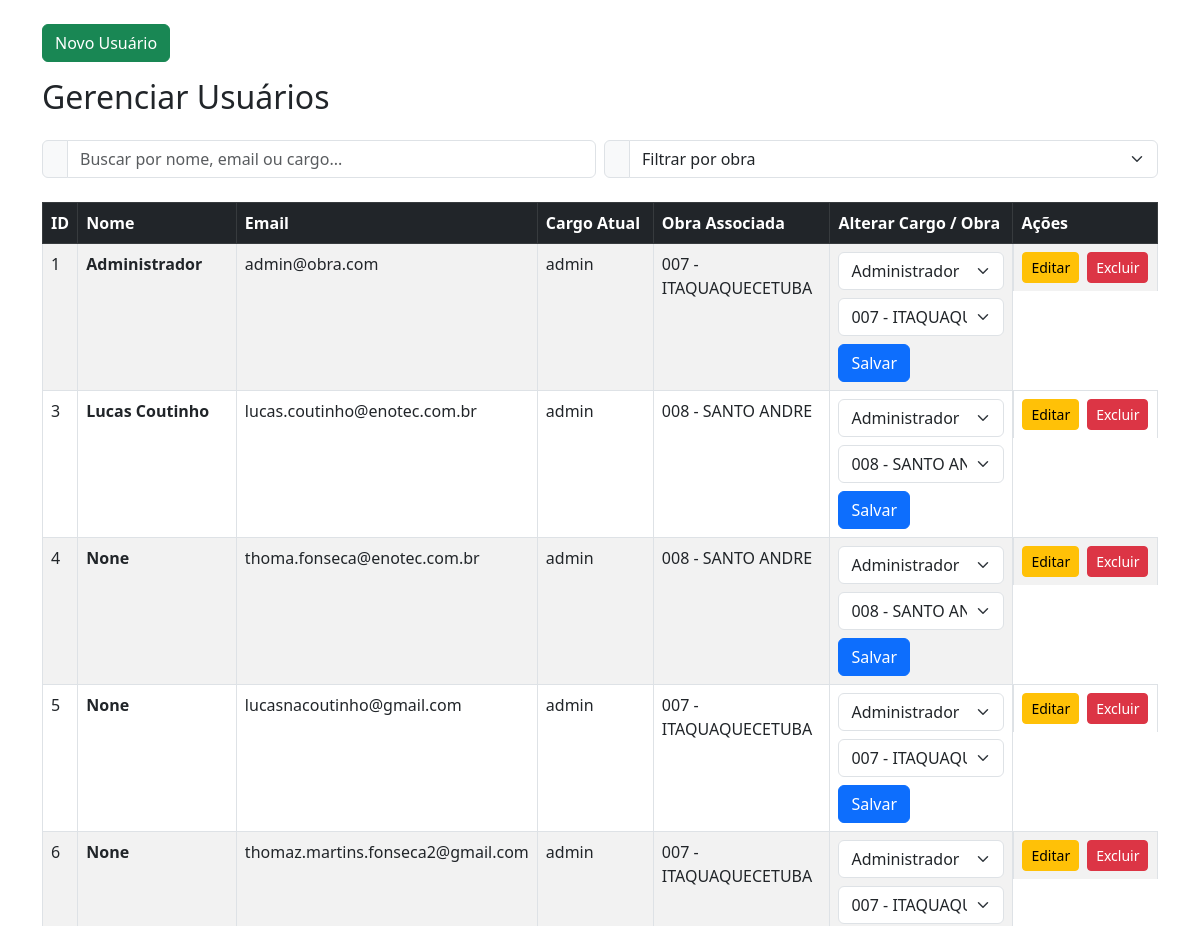
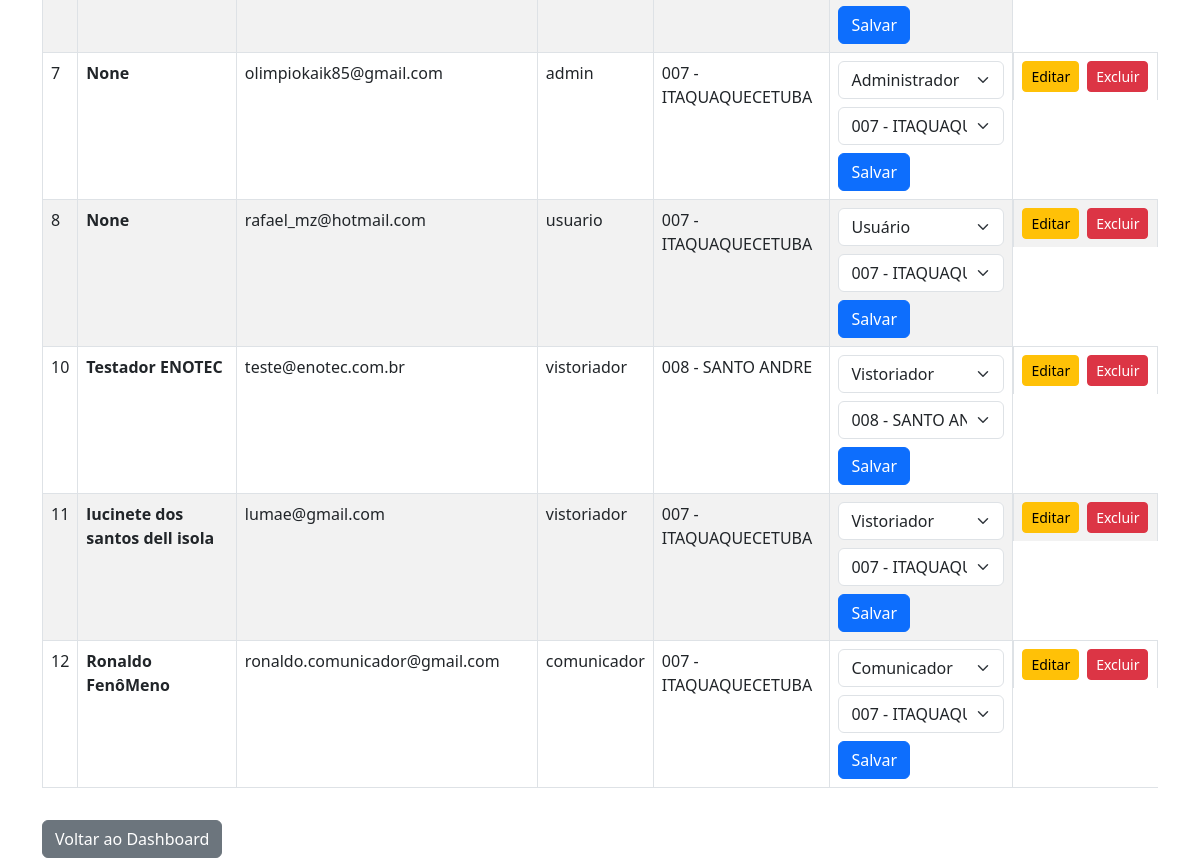
Page /gerenciar-usuarios (signed in) on the committed database (2 pictures, top to bottom).
### app/models.py (models this page shows)
class User(db.Model):
    id = db.Column(db.Integer, primary_key=True)
    nome = db.Column(db.String(100), nullable=True)  # <-- temporariamente
    email = db.Column(db.String(120), unique=True, nullable=False)
    password = db.Column(db.String(120), nullable=False)
    cargo = db.Column(db.String(50), default="usuario")
    rg = db.Column(db.String(20), nullable=True)  # ✅ Adicionado aqui
    obra_id = db.Column(db.Integer, db.ForeignKey('obra.id'))
    obra = db.relationship('Obra', backref='usuarios')
    vistorias_responsavel = db.relationship(
        'VistoriaImovel',
        foreign_keys='VistoriaImovel.usuario_id',
        back_populates='usuario'
    )
    vistorias_que_finalizei = db.relationship(
        'VistoriaImovel',
        foreign_keys='VistoriaImovel.finalizada_por_user_id',
        back_populates='finalizada_por'
    )

class Obra(db.Model):
    id = db.Column(db.Integer, primary_key=True)
    nome = db.Column(db.String(100), nullable=False)
    descricao = db.Column(db.Text)
    endereco = db.Column(db.String(255))
    responsavel = db.Column(db.String(100))
    data_inicio = db.Column(db.Date)
    data_fim = db.Column(db.Date)
    criado_em = db.Column(db.DateTime, default=datetime.utcnow)

### app/auth/routes.py (the view, shortened to what this page needs)
@auth_bp.route('/gerenciar-usuarios', methods=['GET', 'POST'])
def gerenciar_usuarios():
    if 'usuario' not in session:
        return redirect('/login')
    user = User.query.filter_by(email=session['usuario']).first()
    if user.cargo != 'admin':
        return 'Acesso negado', 403
    usuarios = User.query.all()
    obras = Obra.query.all()
    return  render_template('usuarios/gerenciar_usuarios.html', usuarios=usuarios, obras=obras)

### templates/usuarios/gerenciar_usuarios.html (shortened to what this page needs)
<!DOCTYPE html>
<html lang="pt-br">
<head>
  <link rel="stylesheet" href="https://cdn.jsdelivr.net/npm/bootstrap@5.3.0/dist/css/bootstrap.min.css" />
</head>
<body>
<div class="container mt-4">
  <button class="btn btn-success mb-3" data-bs-toggle="modal" data-bs-target="#modalNovoUsuario">
    Novo Usuário
  </button>
  <h2 class="mb-4">Gerenciar Usuários</h2>
<form class="row g-2 align-items-center mb-4">
  <div class="col-12 col-md-6">
    <div class="input-group">
      <span class="input-group-text"></span>
      <input type="text" id="filtroTexto" class="form-control" placeholder="Buscar por nome, email ou cargo..." onkeyup="filtrarUsuarios()">
    </div>
  </div>
  <div class="col-12 col-md-6">
    <div class="input-group">
      <span class="input-group-text"></span>
      <select id="filtroObra" class="form-select" onchange="filtrarUsuarios()">
        <option value="">Filtrar por obra</option>
      </select>
    </div>
  </div>
</form>
  <div class="table-responsive tabela-usuarios">
    <table class="table table-striped table-bordered">
      <thead class="table-dark">
        <tr>
          <th>ID</th>
          <th>Nome</th>
          <th>Email</th>
          <th>Cargo Atual</th>
          <th>Obra Associada</th>
          <th>Alterar Cargo / Obra</th>
          <th>Ações</th>
        </tr>
      </thead>
      <tbody>
        {% for u in usuarios %}
        <tr>
          <td>{{ u.id }}</td>
          <th>{{ u.nome }}</th>
          <td>{{ u.email }}</td>
          <td>{{ u.cargo }}</td>
          <td>{{ u.obra.nome if u.obra else '---' }}</td>
          <td>
            <form method="POST" action="{{ url_for('auth.gerenciar_usuarios') }}" class="d-flex flex-wrap gap-2">
              <select name="novo_cargo" class="form-select">
                <option value="usuario" {% if u.cargo == 'usuario' %}selected{% endif %}>Usuário</option>
                <option value="vistoriador" {% if u.cargo == 'vistoriador' %}selected{% endif %}>Vistoriador</option>
                <option value="comunicador" {% if u.cargo == 'comunicador' %}selected{% endif %}>Comunicador</option>
                <option value="admin" {% if u.cargo == 'admin' %}selected{% endif %}>Administrador</option>
              </select>
              <select name="obra_id" class="form-select">
                {% for obra in obras %}
                  <option value="{{ obra.id }}" {% if u.obra_id == obra.id %}selected{% endif %}>{{ obra.nome }}</option>
                {% endfor %}
              </select>
              <button type="submit" class="btn btn-primary">Salvar</button>
            </form>
          </td>
          <td class="d-flex gap-2">
            <a href="{{ url_for('auth.editar_usuario', user_id=u.id) }}" class="btn btn-warning btn-sm">Editar</a>
            <form method="POST" action="{{ url_for('auth.excluir_usuario', user_id=u.id) }}" onsubmit="return confirm('Tem certeza que deseja excluir?');">
              <button type="submit" class="btn btn-danger btn-sm">Excluir</button>
            </form>
          </td>
        </tr>
        {% endfor %}
      </tbody>
    </table>
  </div>
  <a href="{{ url_for('auth.dashboard') }}" class="btn btn-secondary mt-3">Voltar ao Dashboard</a>
</div>
</body>
</html>

### templates/usuarios/gerenciar_usuarios.html (style rules this page uses)
.tabela-usuarios { display: block; }

### rows in the picture
User: id "1", nome "Administrador", email "admin@obra.com", cargo "admin", obra "007 - ITAQUAQUECETUBA", novo_cargo "Administrador", obra_id "007 - ITAQUAQUECETUBA"
User: id "3", nome "Lucas Coutinho", email "lucas.coutinho@enotec.com.br", cargo "admin", obra "008 - SANTO ANDRE", novo_cargo "Administrador", obra_id "008 - SANTO ANDRE"
User: id "4", nome "None", email "thoma.fonseca@enotec.com.br", cargo "admin", obra "008 - SANTO ANDRE", novo_cargo "Administrador", obra_id "008 - SANTO ANDRE"
User: id "5", nome "None", email "lucasnacoutinho@gmail.com", cargo "admin", obra "007 - ITAQUAQUECETUBA", novo_cargo "Administrador", obra_id "007 - ITAQUAQUECETUBA"
User: id "6", nome "None", email "thomaz.martins.fonseca2@gmail.com", cargo "admin", obra "007 - ITAQUAQUECETUBA", novo_cargo "Administrador", obra_id "007 - ITAQUAQUECETUBA"
User: id "7", nome "None", email "olimpiokaik85@gmail.com", cargo "admin", obra "007 - ITAQUAQUECETUBA", novo_cargo "Administrador", obra_id "007 - ITAQUAQUECETUBA"
User: id "8", nome "None", email "rafael_mz@hotmail.com", cargo "usuario", obra "007 - ITAQUAQUECETUBA", novo_cargo "Usuário", obra_id "007 - ITAQUAQUECETUBA"
User: id "10", nome "Testador ENOTEC", email "teste@enotec.com.br", cargo "vistoriador", obra "008 - SANTO ANDRE", novo_cargo "Vistoriador", obra_id "008 - SANTO ANDRE"
User: id "11", nome "lucinete dos santos dell isola", email "lumae@gmail.com", cargo "vistoriador", obra "007 - ITAQUAQUECETUBA", novo_cargo "Vistoriador", obra_id "007 - ITAQUAQUECETUBA"
User: id "12", nome "Ronaldo FenôMeno", email "ronaldo.comunicador@gmail.com", cargo "comunicador", obra "007 - ITAQUAQUECETUBA", novo_cargo "Comunicador", obra_id "007 - ITAQUAQUECETUBA"
